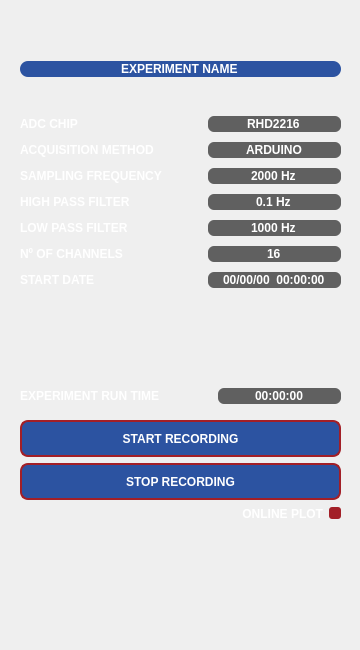
          <widget class="QWidget" name="record_tab">
           <attribute name="title">
            <string>RECORD</string>
           </attribute>
           <widget class="QFrame" name="record_show_frame">
            <property name="enabled">
             <bool>true</bool>
            </property>
            <property name="geometry">
             <rect>
              <x>10</x>
              <y>30</y>
              <width>341</width>
              <height>611</height>
             </rect>
            </property>
            <property name="maximumSize">
             <size>
              <width>16777215</width>
              <height>16777215</height>
             </size>
            </property>
            <property name="styleSheet">
             <string notr="true">QLabel{color:#FFFFFF;font:7pt&quot;DejaVu Sans&quot;;font-weight:bold;}QLineEdit{border:#969696;background-color:#606060;border-radius:6px;color:#FFFFFF;font:7pt&quot;DejaVu Sans&quot;;font-weight:bold;}
QProgressBar { border: 2px solid #969696;border-radius:5px;text-align:center;color:#FFFFFF;font:10pt&quot;DejaVu Sans&quot;;font-weight:bold;}QProgressBar::chunk{background-color:#2C53A1;width:20px;}QCheckBox{color:#FFFFFF;font:7pt&quot;DejaVu Sans&quot;;font-weight:bold;}QCheckBox::indicator{width:12px;height:12px;background-color:#606060;border-radius:3px;}QCheckBox::indicator:checked{background-color:#A21F27;}
</string>
            </property>
            <widget class="QWidget" name="layoutWidget_2">
             <property name="geometry">
              <rect>
               <x>10</x>
               <y>0</y>
               <width>321</width>
               <height>291</height>
              </rect>
             </property>
             <layout class="QVBoxLayout" name="verticalLayout">
              <item>
               <widget class="QLineEdit" name="experiment_name_lineshow">
                <property name="toolTip">
                 <string>&lt;html&gt;&lt;head/&gt;&lt;body&gt;&lt;p&gt;&lt;span style=&quot; font-family:'Calibri','sans-serif';&quot;&gt;Saved file name.&lt;/span&gt;&lt;/p&gt;&lt;/body&gt;&lt;/html&gt;</string>
                </property>
                <property name="styleSheet">
                 <string notr="true">QLineEdit{border:#969696;background-color:#2C53A1;border-radius:8px;color:#FFFFFF;font:7pt&quot;helvetica&quot;;font-weight:bold;}</string>
                </property>
                <property name="text">
                 <string notr="true">EXPERIMENT NAME</string>
                </property>
                <property name="alignment">
                 <set>Qt::AlignCenter</set>
                </property>
                <property name="dragEnabled">
                 <bool>false</bool>
                </property>
                <property name="readOnly">
                 <bool>true</bool>
                </property>
               </widget>
              </item>
              <item>
               <layout class="QGridLayout" name="gridLayout_13">
                <item row="0" column="0">
                 <widget class="QLabel" name="label_46">
                  <property name="toolTip">
                   <string>&lt;html&gt;&lt;head/&gt;&lt;body&gt;&lt;p&gt;ADC chip selected.&lt;/p&gt;&lt;/body&gt;&lt;/html&gt;</string>
                  </property>
                  <property name="text">
                   <string notr="true">ADC CHIP</string>
                  </property>
                  <property name="alignment">
                   <set>Qt::AlignLeading|Qt::AlignLeft|Qt::AlignVCenter</set>
                  </property>
                 </widget>
                </item>
                <item row="5" column="0">
                 <widget class="QLabel" name="label_53">
                  <property name="toolTip">
                   <string>&lt;html&gt;&lt;head/&gt;&lt;body&gt;&lt;p&gt;Number of registered channels.&lt;/p&gt;&lt;/body&gt;&lt;/html&gt;</string>
                  </property>
                  <property name="text">
                   <string notr="true">Nº OF CHANNELS</string>
                  </property>
                  <property name="alignment">
                   <set>Qt::AlignLeading|Qt::AlignLeft|Qt::AlignVCenter</set>
                  </property>
                 </widget>
                </item>
                <item row="1" column="0">
                 <widget class="QLabel" name="label_52">
                  <property name="toolTip">
                   <string>&lt;html&gt;&lt;head/&gt;&lt;body&gt;&lt;p&gt;Acquisition method selected.&lt;/p&gt;&lt;/body&gt;&lt;/html&gt;</string>
                  </property>
                  <property name="text">
                   <string notr="true">ACQUISITION METHOD</string>
                  </property>
                  <property name="alignment">
                   <set>Qt::AlignLeading|Qt::AlignLeft|Qt::AlignVCenter</set>
                  </property>
                 </widget>
                </item>
                <item row="2" column="2">
                 <widget class="QLineEdit" name="sampling_frequency_lineshow">
                  <property name="toolTip">
                   <string>&lt;html&gt;&lt;head/&gt;&lt;body&gt;&lt;p&gt;Sampling frequency selected.&lt;/p&gt;&lt;/body&gt;&lt;/html&gt;</string>
                  </property>
                  <property name="text">
                   <string notr="true">2000 Hz</string>
                  </property>
                  <property name="alignment">
                   <set>Qt::AlignCenter</set>
                  </property>
                  <property name="dragEnabled">
                   <bool>false</bool>
                  </property>
                  <property name="readOnly">
                   <bool>true</bool>
                  </property>
                 </widget>
                </item>
                <item row="0" column="2">
                 <widget class="QLineEdit" name="chip_lineshow">
                  <property name="toolTip">
                   <string>&lt;html&gt;&lt;head/&gt;&lt;body&gt;&lt;p&gt;ADC chip selected.&lt;/p&gt;&lt;/body&gt;&lt;/html&gt;</string>
                  </property>
                  <property name="text">
                   <string notr="true">RHD2216</string>
                  </property>
                  <property name="alignment">
                   <set>Qt::AlignCenter</set>
                  </property>
                  <property name="dragEnabled">
                   <bool>false</bool>
                  </property>
                  <property name="readOnly">
                   <bool>true</bool>
                  </property>
                 </widget>
                </item>
                <item row="2" column="0">
                 <widget class="QLabel" name="label_43">
                  <property name="toolTip">
                   <string>&lt;html&gt;&lt;head/&gt;&lt;body&gt;&lt;p&gt;Sampling frequency selected.&lt;/p&gt;&lt;/body&gt;&lt;/html&gt;</string>
                  </property>
                  <property name="text">
                   <string notr="true">SAMPLING FREQUENCY</string>
                  </property>
                  <property name="alignment">
                   <set>Qt::AlignLeading|Qt::AlignLeft|Qt::AlignVCenter</set>
                  </property>
                 </widget>
                </item>
                <item row="6" column="0">
                 <widget class="QLabel" name="label_48">
                  <property name="toolTip">
                   <string>&lt;html&gt;&lt;head/&gt;&lt;body&gt;&lt;p&gt;Recording start date.&lt;/p&gt;&lt;/body&gt;&lt;/html&gt;</string>
                  </property>
                  <property name="text">
                   <string notr="true">START DATE</string>
                  </property>
                  <property name="alignment">
                   <set>Qt::AlignLeading|Qt::AlignLeft|Qt::AlignVCenter</set>
                  </property>
                 </widget>
                </item>
                <item row="5" column="2">
                 <widget class="QLineEdit" name="number_channels_lineshow">
                  <property name="toolTip">
                   <string>&lt;html&gt;&lt;head/&gt;&lt;body&gt;&lt;p&gt;Number of registered channels.&lt;/p&gt;&lt;/body&gt;&lt;/html&gt;</string>
                  </property>
                  <property name="text">
                   <string notr="true">16</string>
                  </property>
                  <property name="alignment">
                   <set>Qt::AlignCenter</set>
                  </property>
                  <property name="dragEnabled">
                   <bool>false</bool>
                  </property>
                  <property name="readOnly">
                   <bool>true</bool>
                  </property>
                 </widget>
                </item>
                <item row="4" column="0">
                 <widget class="QLabel" name="label_45">
                  <property name="toolTip">
                   <string>&lt;html&gt;&lt;head/&gt;&lt;body&gt;&lt;p&gt;Low pass cutoff frequency selected.&lt;/p&gt;&lt;/body&gt;&lt;/html&gt;</string>
                  </property>
                  <property name="text">
                   <string notr="true">LOW PASS FILTER</string>
                  </property>
                  <property name="alignment">
                   <set>Qt::AlignLeading|Qt::AlignLeft|Qt::AlignVCenter</set>
                  </property>
                 </widget>
                </item>
                <item row="1" column="2">
                 <widget class="QLineEdit" name="method_lineshow">
                  <property name="toolTip">
                   <string>&lt;html&gt;&lt;head/&gt;&lt;body&gt;&lt;p&gt;Acquisition method selected.&lt;/p&gt;&lt;/body&gt;&lt;/html&gt;</string>
                  </property>
                  <property name="text">
                   <string notr="true">ARDUINO</string>
                  </property>
                  <property name="alignment">
                   <set>Qt::AlignCenter</set>
                  </property>
                  <property name="dragEnabled">
                   <bool>false</bool>
                  </property>
                  <property name="readOnly">
                   <bool>true</bool>
                  </property>
                 </widget>
                </item>
                <item row="3" column="0">
                 <widget class="QLabel" name="label_44">
                  <property name="toolTip">
                   <string>&lt;html&gt;&lt;head/&gt;&lt;body&gt;&lt;p&gt;High pass cutoff frequency selected.&lt;/p&gt;&lt;/body&gt;&lt;/html&gt;</string>
                  </property>
                  <property name="text">
                   <string notr="true">HIGH PASS FILTER</string>
                  </property>
                  <property name="alignment">
                   <set>Qt::AlignLeading|Qt::AlignLeft|Qt::AlignVCenter</set>
                  </property>
                 </widget>
                </item>
                <item row="3" column="2">
                 <widget class="QLineEdit" name="highpass_frequency_lineshow">
                  <property name="toolTip">
                   <string>&lt;html&gt;&lt;head/&gt;&lt;body&gt;&lt;p&gt;High pass cutoff frequency selected.&lt;/p&gt;&lt;/body&gt;&lt;/html&gt;</string>
                  </property>
                  <property name="text">
                   <string notr="true">0.1 Hz</string>
                  </property>
                  <property name="alignment">
                   <set>Qt::AlignCenter</set>
                  </property>
                  <property name="dragEnabled">
                   <bool>false</bool>
                  </property>
                  <property name="readOnly">
                   <bool>true</bool>
                  </property>
                 </widget>
                </item>
                <item row="4" column="2">
                 <widget class="QLineEdit" name="lowpass_frequency_lineshow">
                  <property name="toolTip">
                   <string>&lt;html&gt;&lt;head/&gt;&lt;body&gt;&lt;p&gt;Low pass cutoff frequency selected.&lt;/p&gt;&lt;/body&gt;&lt;/html&gt;</string>
                  </property>
                  <property name="text">
                   <string notr="true">1000 Hz</string>
                  </property>
                  <property name="alignment">
                   <set>Qt::AlignCenter</set>
                  </property>
                  <property name="dragEnabled">
                   <bool>false</bool>
                  </property>
                  <property name="readOnly">
                   <bool>true</bool>
                  </property>
                 </widget>
                </item>
                <item row="6" column="2">
                 <widget class="QLineEdit" name="start_duration_lineshow">
                  <property name="toolTip">
                   <string>&lt;html&gt;&lt;head/&gt;&lt;body&gt;&lt;p&gt;Recording start date.&lt;/p&gt;&lt;/body&gt;&lt;/html&gt;</string>
                  </property>
                  <property name="text">
                   <string notr="true">00/00/00  00:00:00</string>
                  </property>
                  <property name="alignment">
                   <set>Qt::AlignCenter</set>
                  </property>
                  <property name="dragEnabled">
                   <bool>false</bool>
                  </property>
                  <property name="readOnly">
                   <bool>true</bool>
                  </property>
                 </widget>
                </item>
                <item row="1" column="1">
                 <spacer name="horizontalSpacer_3">
                  <property name="orientation">
                   <enum>Qt::Horizontal</enum>
                  </property>
                  <property name="sizeType">
                   <enum>QSizePolicy::Fixed</enum>
                  </property>
                  <property name="sizeHint" stdset="0">
                   <size>
                    <width>40</width>
                    <height>20</height>
                   </size>
                  </property>
                 </spacer>
                </item>
                <item row="6" column="1">
                 <spacer name="horizontalSpacer_8">
                  <property name="orientation">
                   <enum>Qt::Horizontal</enum>
                  </property>
                  <property name="sizeType">
                   <enum>QSizePolicy::Fixed</enum>
                  </property>
                  <property name="sizeHint" stdset="0">
                   <size>
                    <width>40</width>
                    <height>20</height>
                   </size>
                  </property>
                 </spacer>
                </item>
                <item row="5" column="1">
                 <spacer name="horizontalSpacer_7">
                  <property name="orientation">
                   <enum>Qt::Horizontal</enum>
                  </property>
                  <property name="sizeType">
                   <enum>QSizePolicy::Fixed</enum>
                  </property>
                  <property name="sizeHint" stdset="0">
                   <size>
                    <width>40</width>
                    <height>20</height>
                   </size>
                  </property>
                 </spacer>
                </item>
                <item row="0" column="1">
                 <spacer name="horizontalSpacer_2">
                  <property name="orientation">
                   <enum>Qt::Horizontal</enum>
                  </property>
                  <property name="sizeType">
                   <enum>QSizePolicy::Fixed</enum>
                  </property>
                  <property name="sizeHint" stdset="0">
                   <size>
                    <width>40</width>
                    <height>20</height>
                   </size>
                  </property>
                 </spacer>
                </item>
                <item row="2" column="1">
                 <spacer name="horizontalSpacer_4">
                  <property name="orientation">
                   <enum>Qt::Horizontal</enum>
                  </property>
                  <property name="sizeType">
                   <enum>QSizePolicy::Fixed</enum>
                  </property>
                  <property name="sizeHint" stdset="0">
                   <size>
                    <width>40</width>
                    <height>20</height>
                   </size>
                  </property>
                 </spacer>
                </item>
                <item row="4" column="1">
                 <spacer name="horizontalSpacer_6">
                  <property name="orientation">
                   <enum>Qt::Horizontal</enum>
                  </property>
                  <property name="sizeType">
                   <enum>QSizePolicy::Fixed</enum>
                  </property>
                  <property name="sizeHint" stdset="0">
                   <size>
                    <width>40</width>
                    <height>20</height>
                   </size>
                  </property>
                 </spacer>
                </item>
                <item row="3" column="1">
                 <spacer name="horizontalSpacer_5">
                  <property name="orientation">
                   <enum>Qt::Horizontal</enum>
                  </property>
                  <property name="sizeType">
                   <enum>QSizePolicy::Fixed</enum>
                  </property>
                  <property name="sizeHint" stdset="0">
                   <size>
                    <width>40</width>
                    <height>20</height>
                   </size>
                  </property>
                 </spacer>
                </item>
               </layout>
              </item>
             </layout>
            </widget>
            <widget class="QWidget" name="layoutWidget_3">
             <property name="geometry">
              <rect>
               <x>10</x>
               <y>351</y>
               <width>321</width>
               <height>31</height>
              </rect>
             </property>
             <layout class="QGridLayout" name="gridLayout_14">
              <item row="0" column="0">
               <widget class="QLabel" name="label_55">
                <property name="toolTip">
                 <string>&lt;html&gt;&lt;head/&gt;&lt;body&gt;&lt;p&gt;Time passed since the start of recording. Click “Update” to refresh recording progress. &lt;/p&gt;&lt;/body&gt;&lt;/html&gt;</string>
                </property>
                <property name="text">
                 <string notr="true">EXPERIMENT RUN TIME</string>
                </property>
                <property name="alignment">
                 <set>Qt::AlignLeading|Qt::AlignLeft|Qt::AlignVCenter</set>
                </property>
               </widget>
              </item>
              <item row="0" column="2">
               <widget class="QLineEdit" name="run_time_lineshow">
                <property name="toolTip">
                 <string>&lt;html&gt;&lt;head/&gt;&lt;body&gt;&lt;p&gt;Time passed since the start of recording. Click “Update” to refresh recording progress. &lt;/p&gt;&lt;/body&gt;&lt;/html&gt;</string>
                </property>
                <property name="text">
                 <string notr="true">00:00:00</string>
                </property>
                <property name="alignment">
                 <set>Qt::AlignCenter</set>
                </property>
               </widget>
              </item>
              <item row="0" column="1">
               <spacer name="horizontalSpacer_10">
                <property name="orientation">
                 <enum>Qt::Horizontal</enum>
                </property>
                <property name="sizeHint" stdset="0">
                 <size>
                  <width>40</width>
                  <height>20</height>
                 </size>
                </property>
               </spacer>
              </item>
             </layout>
            </widget>
            <widget class="QWidget" name="layoutWidget_4">
             <property name="geometry">
              <rect>
               <x>10</x>
               <y>390</y>
               <width>321</width>
               <height>101</height>
              </rect>
             </property>
             <layout class="QVBoxLayout" name="verticalLayout_2">
              <item>
               <widget class="QPushButton" name="start_recording_button">
                <property name="sizePolicy">
                 <sizepolicy hsizetype="Minimum" vsizetype="Preferred">
                  <horstretch>0</horstretch>
                  <verstretch>0</verstretch>
                 </sizepolicy>
                </property>
                <property name="cursor">
                 <cursorShape>PointingHandCursor</cursorShape>
                </property>
                <property name="toolTip">
                 <string>&lt;html&gt;&lt;head/&gt;&lt;body&gt;&lt;p&gt;&lt;span style=&quot; font-family:'Calibri','sans-serif';&quot;&gt;Click to start acquiring signals in record mode. In this mode the logging is done and stored in a selected file, the visualization mode will be exited and the signals will only appear if the user requests the last samples.&lt;/span&gt;&lt;/p&gt;&lt;/body&gt;&lt;/html&gt;</string>
                </property>
                <property name="styleSheet">
                 <string notr="true">QPushButton{border:2px solid #A21F27;border-radius:8px;background-color:#2C53A1;color:#FFFFFF;font:10pt&quot;DejaVu Sans&quot;;font-weight:bold;}QPushButton:pressed{border:2px solid #A21F27;border-radius:8px;background-color:#A21F27;color:#FFFFFF;}QPushButton::!enabled{border:2px solid #969696;border-radius:8px;background-color:#606060;color:#FFFFFF;font:10pt&quot;DejaVu Sans&quot;;font-weight:bold;}</string>
                </property>
                <property name="text">
                 <string notr="true">START RECORDING</string>
                </property>
                <property name="checked">
                 <bool>false</bool>
                </property>
               </widget>
              </item>
              <item>
               <layout class="QHBoxLayout" name="horizontalLayout">
                <item>
                 <widget class="QPushButton" name="stop_button">
                  <property name="sizePolicy">
                   <sizepolicy hsizetype="Minimum" vsizetype="Preferred">
                    <horstretch>0</horstretch>
                    <verstretch>0</verstretch>
                   </sizepolicy>
                  </property>
                  <property name="cursor">
                   <cursorShape>PointingHandCursor</cursorShape>
                  </property>
                  <property name="toolTip">
                   <string>&lt;html&gt;&lt;head/&gt;&lt;body&gt;&lt;p&gt;Pause / Continue recording. &lt;/p&gt;&lt;/body&gt;&lt;/html&gt;</string>
                  </property>
                  <property name="styleSheet">
                   <string notr="true">QPushButton{border:2px solid #A21F27;border-radius:8px;background-color:#2C53A1;color:#FFFFFF;font:10pt&quot;DejaVu Sans&quot;;font-weight:bold;}QPushButton:pressed{border:2px solid #A21F27;border-radius:8px;background-color:#A21F27;color:#FFFFFF;}QPushButton::!enabled{border:2px solid #969696;border-radius:8px;background-color:#606060;color:#FFFFFF;font:10pt&quot;DejaVu Sans&quot;;font-weight:bold;}</string>
                  </property>
                  <property name="text">
                   <string notr="true">STOP RECORDING</string>
                  </property>
                  <property name="checked">
                   <bool>false</bool>
                  </property>
                 </widget>
                </item>
               </layout>
              </item>
              <item>
               <widget class="QCheckBox" name="show_plot_checkbox">
                <property name="toolTip">
                 <string>&lt;html&gt;&lt;head/&gt;&lt;body&gt;&lt;p&gt;Check this option and click on &amp;quot;Record&amp;quot; to open the advanced settings window for direct communication with the DAC chip.&lt;/p&gt;&lt;/body&gt;&lt;/html&gt;</string>
                </property>
                <property name="layoutDirection">
                 <enum>Qt::RightToLeft</enum>
                </property>
                <property name="text">
                 <string>ONLINE PLOT</string>
                </property>
                <property name="checked">
                 <bool>true</bool>
                </property>
               </widget>
              </item>
             </layout>
            </widget>
           </widget>
          </widget>
